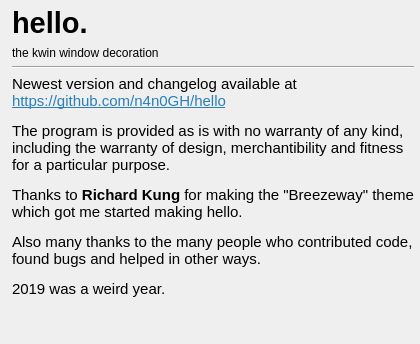
     <widget class="QWidget" name="tab_5">
      <attribute name="title">
       <string>About</string>
      </attribute>
      <layout class="QGridLayout" name="gridLayout_3">
       <property name="leftMargin">
        <number>6</number>
       </property>
       <property name="topMargin">
        <number>6</number>
       </property>
       <property name="rightMargin">
        <number>6</number>
       </property>
       <property name="bottomMargin">
        <number>6</number>
       </property>
       <item row="0" column="0">
        <layout class="QVBoxLayout" name="verticalLayout_4">
         <property name="leftMargin">
          <number>6</number>
         </property>
         <item alignment="Qt::AlignmentFlag::AlignVCenter">
          <widget class="QLabel" name="label_15">
           <property name="sizePolicy">
            <sizepolicy hsizetype="Preferred" vsizetype="Minimum">
             <horstretch>0</horstretch>
             <verstretch>0</verstretch>
            </sizepolicy>
           </property>
           <property name="font">
            <font>
             <pointsize>22</pointsize>
             <bold>true</bold>
            </font>
           </property>
           <property name="text">
            <string>hello.</string>
           </property>
          </widget>
         </item>
         <item alignment="Qt::AlignmentFlag::AlignTop">
          <widget class="QLabel" name="label_16">
           <property name="text">
            <string>the kwin window decoration</string>
           </property>
          </widget>
         </item>
         <item>
          <widget class="Line" name="line">
           <property name="orientation">
            <enum>Qt::Orientation::Horizontal</enum>
           </property>
          </widget>
         </item>
         <item>
          <widget class="QLabel" name="label_3">
           <property name="sizePolicy">
            <sizepolicy hsizetype="Preferred" vsizetype="Preferred">
             <horstretch>0</horstretch>
             <verstretch>0</verstretch>
            </sizepolicy>
           </property>
           <property name="text">
            <string>&lt;!DOCTYPE HTML PUBLIC &quot;-//W3C//DTD HTML 4.0//EN&quot; &quot;http://www.w3.org/TR/REC-html40/strict.dtd&quot;&gt;
&lt;html&gt;&lt;head&gt;&lt;meta name=&quot;qrichtext&quot; content=&quot;1&quot; /&gt;&lt;style type=&quot;text/css&quot;&gt;
p, li { white-space: pre-wrap; }
&lt;/style&gt;&lt;/head&gt;&lt;body style=&quot; font-family:'Noto Sans'; font-size:11pt; font-weight:400; font-style:normal;&quot;&gt;
&lt;p style=&quot; margin-top:12px; margin-bottom:12px; margin-left:0px; margin-right:0px; -qt-block-indent:0; text-indent:0px;&quot;&gt;&lt;span style=&quot; font-family:'Noto Sans';&quot;&gt;Newest version and changelog available at &lt;br /&gt;&lt;/span&gt;&lt;a href=&quot;https://github.com/n4n0GH/hello&quot;&gt;&lt;span style=&quot; font-family:'Noto Sans'; text-decoration: underline; color:#2980b9;&quot;&gt;https://github.com/n4n0GH/hello&lt;/span&gt;&lt;/a&gt;&lt;/p&gt;
&lt;p style=&quot; margin-top:12px; margin-bottom:12px; margin-left:0px; margin-right:0px; -qt-block-indent:0; text-indent:0px;&quot;&gt;&lt;span style=&quot; font-family:'Noto Sans';&quot;&gt;The program is provided as is with no warranty of any kind, including the warranty of design, merchantibility and fitness for a particular purpose.&lt;/span&gt;&lt;/p&gt;
&lt;p style=&quot; margin-top:12px; margin-bottom:12px; margin-left:0px; margin-right:0px; -qt-block-indent:0; text-indent:0px;&quot;&gt;&lt;span style=&quot; font-family:'Noto Sans';&quot;&gt;Thanks to &lt;/span&gt;&lt;span style=&quot; font-family:'Noto Sans'; font-weight:600;&quot;&gt;Richard Kung&lt;/span&gt;&lt;span style=&quot; font-family:'Noto Sans';&quot;&gt; for making the &amp;quot;Breezeway&amp;quot; theme which got me started making hello.&lt;/span&gt;&lt;/p&gt;
&lt;p style=&quot; margin-top:12px; margin-bottom:12px; margin-left:0px; margin-right:0px; -qt-block-indent:0; text-indent:0px;&quot;&gt;&lt;span style=&quot; font-family:'Noto Sans';&quot;&gt;Also many thanks to the many people who contributed code, found bugs and helped in other ways.&lt;/span&gt;&lt;/p&gt;
&lt;p style=&quot; margin-top:12px; margin-bottom:12px; margin-left:0px; margin-right:0px; -qt-block-indent:0; text-indent:0px;&quot;&gt;&lt;span style=&quot; font-family:'Noto Sans';&quot;&gt;2019 was a weird year.&lt;/span&gt;&lt;/p&gt;&lt;/body&gt;&lt;/html&gt;</string>
           </property>
           <property name="wordWrap">
            <bool>true</bool>
           </property>
           <property name="openExternalLinks">
            <bool>true</bool>
           </property>
          </widget>
         </item>
         <item>
          <spacer name="verticalSpacer_3">
           <property name="orientation">
            <enum>Qt::Orientation::Vertical</enum>
           </property>
           <property name="sizeHint" stdset="0">
            <size>
             <width>20</width>
             <height>40</height>
            </size>
           </property>
          </spacer>
         </item>
        </layout>
       </item>
      </layout>
     </widget>
